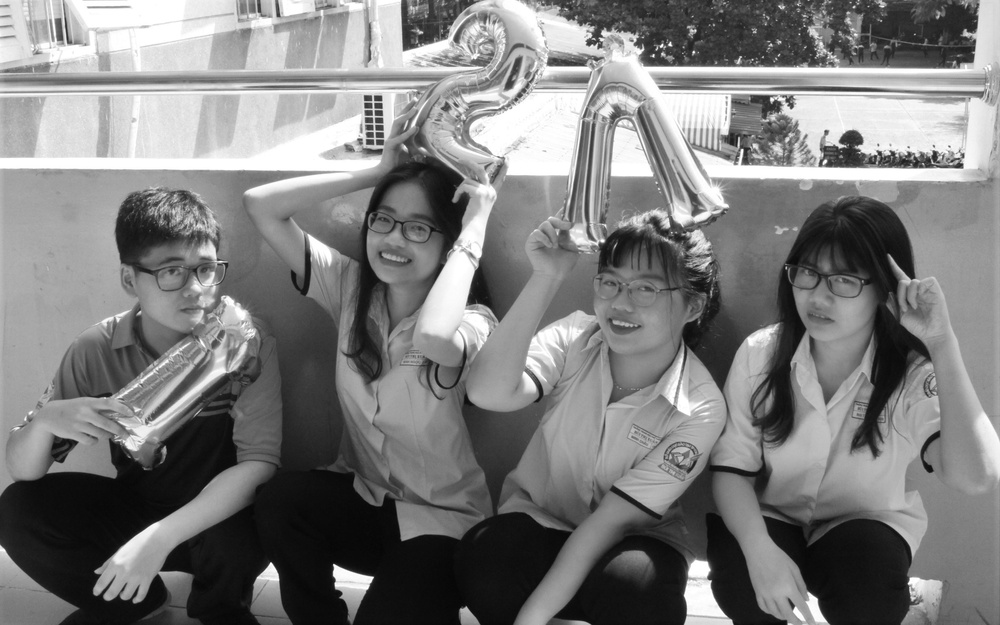
#> input picture Week07/IMG-1060.jpg, 1000 x 625 px, shrunk from 2460 x 1538 before the run
$ jupyter execute face_dect.ipynb   (older library calls are emulated)
#> lines starting #> are read from the running program, lines starting #| are printed output that depends on the picture; after the words box and inside, x2 and y2 are one past the last pixel; in counts of white or black regions, pixels touching at a corner belong together
[cell 1]
#pip install opencv-python

[cell 2]
import cv2
from matplotlib import pyplot as plt

[cell 3]
# Show image
def showImage(image):
  plt.imshow(image)
  plt.show()

[cell 4]
# Load the cascade
face_cascade = cv2.CascadeClassifier('haarcascade_frontalface_default.xml')

[cell 5]
# Read the input image
image = cv2.imread('IMG-1060.jpg')
#> image is the input picture: shape (625, 1000, 3); min 4, max 255, mean 125

[cell 6]
# Convert into grayscale
gray = cv2.cvtColor(image, cv2.COLOR_BGR2GRAY)

[cell 7]
# Detect faces
faces = face_cascade.detectMultiScale( gray,
    scaleFactor=1.2,
    minNeighbors=5,
    minSize=(30, 30),
    #flags = cv2.cv.CV_HAAR_SCALE_IMAGE
)
#> faces = [[354, 192, 91, 91]]

[cell 8]
print("Found {} faces!".format(len(faces)))
#| Found 1 faces!

[cell 9]
 # Draw the rectangle around each face
for (x, y, w, h) in faces:
    cv2.rectangle(image, (x, y), (x+w, y+h), (255, 102, 102), 2)
#> this loop made 1 pass
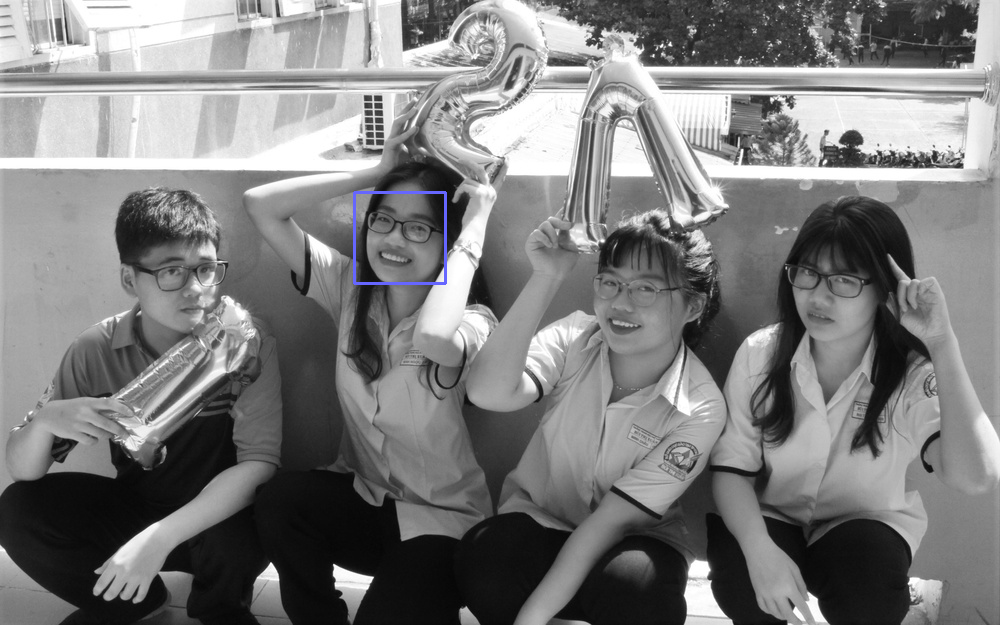
#> image: shape (625, 1000, 3); 0.17% of pixels changed, all inside (x1, y1, x2, y2) = (353, 191, 447, 285)

[cell 10]
# Display the output
showImage(image)
cv2.waitKey()
#> Out = 27


$ run again, with Week07/IMG-0708.JPG copied over Week07/IMG-1060.jpg
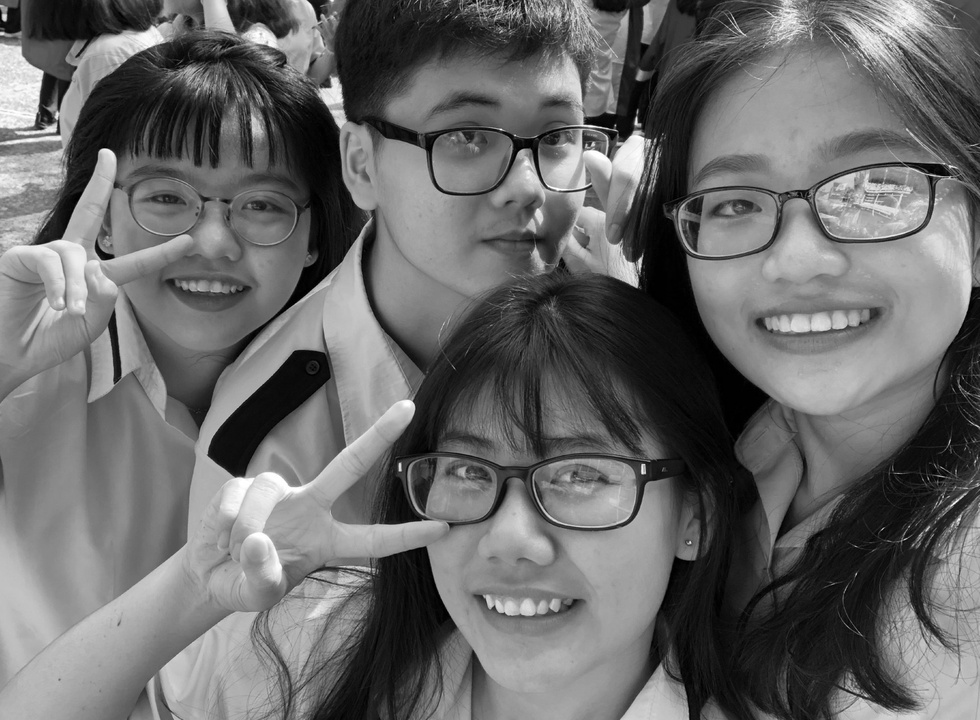
#> input picture Week07/IMG-0708.JPG, 980 x 720 px, shrunk from 2299 x 1690 before the run
#> image is the input picture: shape (720, 980, 3); min 0, max 255, mean 104.9
#> faces = [[239, 217, 76, 76], [93, 122, 230, 230], [646, 86, 314, 314]]
#| Found 3 faces!
#> the loop `for (x, y, w, h) in faces:` made 3 passes
#> after the loop `for (x, y, w, h) in faces:`:
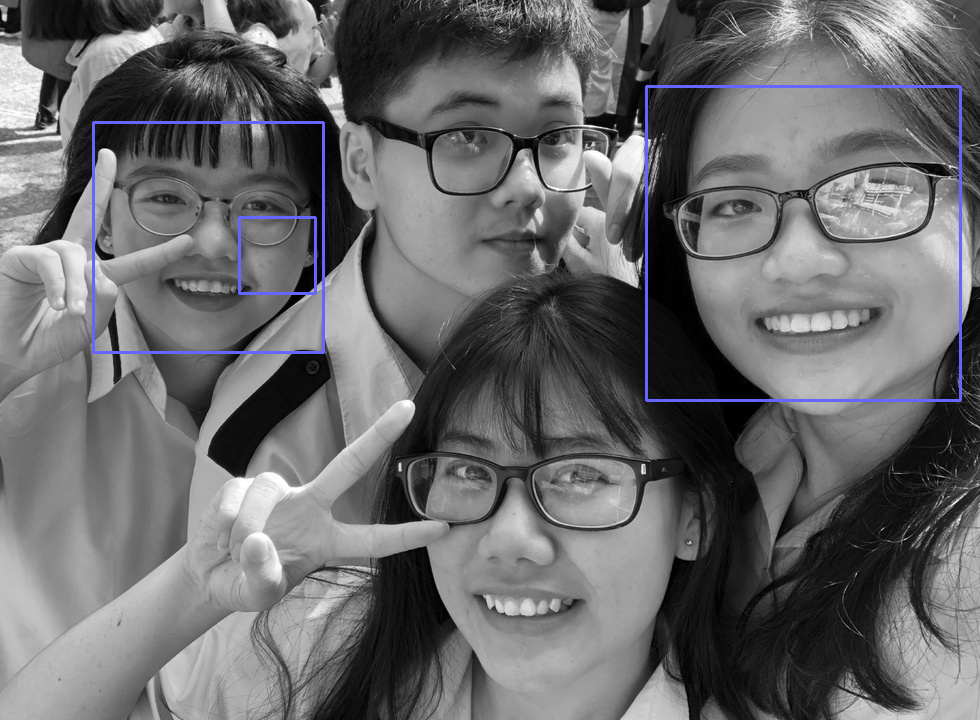
#> image: shape (720, 980, 3); 1.05% of pixels changed, all inside (x1, y1, x2, y2) = (92, 85, 962, 402)
#> Out = 27
